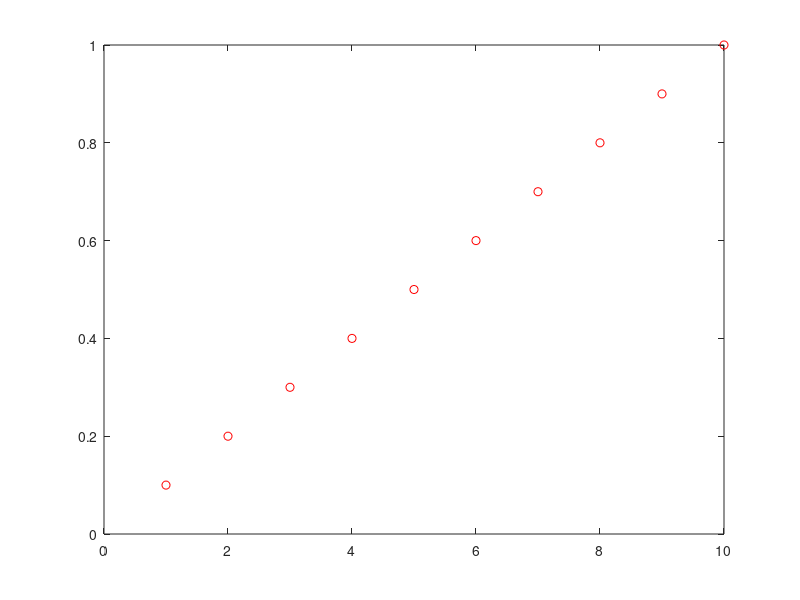

Source code (MATLAB):


fA = 0.001;
fB = 0.001;

imax = 10;

for i = 1:imax
    fact = (i-0.)/(imax-0.);
    ru(i) = (1.-tanh(fB*(fA-fact))/tanh(fA*fB));
    ru(i) = ru(i)/(1.-tanh(fB*(fA-1.))/tanh(fA*fB))
end

delta(1) = 0.5*ru(1);
for i = 2:imax
    delta(i)=0.5*(ru(i)-ru(i-1))
end


figure(2); hold off
plot([1:10], ru, 'ro')